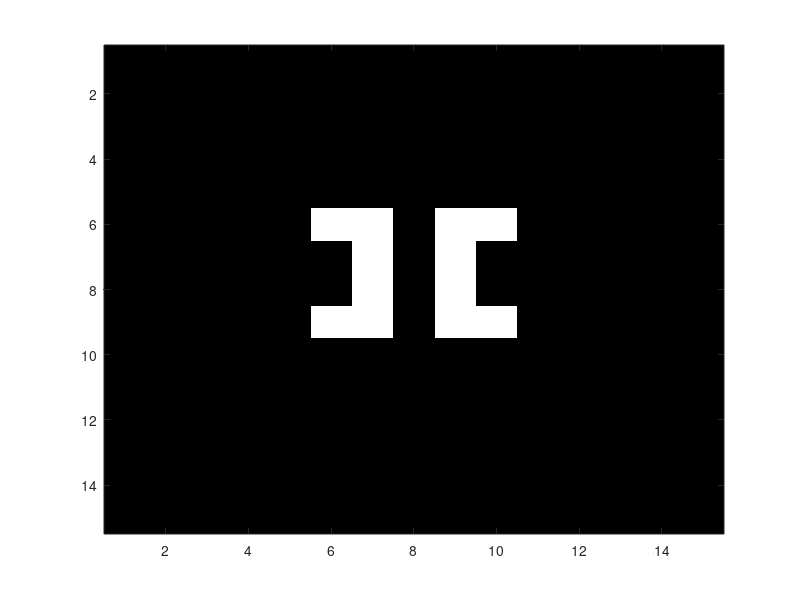

This chart was generated by the following MATLAB code:
%--------------------------PART-E----------------------------
%--------------Optional mirror table 24th gen----------------

%Initial matrix
table = [0, 0, 0, 0, 0, 0, 0, 0, 0, 0, 0, 0, 0, 0, 0; 
         0, 0, 0, 0, 0, 0, 0, 0, 0, 0, 0, 0, 0, 0, 0; 
         0, 0, 0, 0, 0, 0, 0, 0, 0, 0, 0, 0, 0, 0, 0; 
         0, 0, 0, 0, 0, 0, 0, 0, 0, 0, 0, 0, 0, 0, 0; 
         0, 0, 0, 0, 0, 0, 0, 0, 0, 0, 0, 0, 0, 0, 0; 
         0, 0, 0, 0, 0, 1, 1, 0, 1, 1, 0, 0, 0, 0, 0; 
         0, 0, 0, 0, 0, 0, 1, 0, 1, 0, 0, 0, 0, 0, 0; 
         0, 0, 0, 0, 0, 0, 1, 0, 1, 0, 0, 0, 0, 0, 0; 
         0, 0, 0, 0, 0, 1, 1, 0, 1, 1, 0, 0, 0, 0, 0; 
         0, 0, 0, 0, 0, 0, 0, 0, 0, 0, 0, 0, 0, 0, 0; 
         0, 0, 0, 0, 0, 0, 0, 0, 0, 0, 0, 0, 0, 0, 0; 
         0, 0, 0, 0, 0, 0, 0, 0, 0, 0, 0, 0, 0, 0, 0; 
         0, 0, 0, 0, 0, 0, 0, 0, 0, 0, 0, 0, 0, 0, 0; 
         0, 0, 0, 0, 0, 0, 0, 0, 0, 0, 0, 0, 0, 0, 0; 
         0, 0, 0, 0, 0, 0, 0, 0, 0, 0, 0, 0, 0, 0, 0];

%Find the dimensions of the initial matrix so that the code works for any
%matrix of size MxN 
[r, c] = size(table);

%Output matrix containing final result 
%Needed because otherwise we will be altering the initial matrix as we go
output4 = zeros(15, 15);

for n = 1:24
    %Loops through every element in the entire matrix
    for i = 1:r
        for j = 1:c
    
            %Reset the sum back to zero for every element
            sum = 0;
    
            %Conditional statements to check each position (if there exists)
            %neighboring the center piece is a 1
            %Adds 1 to sum to keep track of total neighbors that is a 1
            if i ~= 1 && j ~= 1 && table(i-1, j-1) == 1
                sum = sum + 1;
            end
            if i ~= 1 && table(i-1, j) == 1
                sum = sum + 1;
            end
            if i ~= 1 && j ~= c && table(i-1, j+1) == 1
                sum = sum + 1;
            end
            if j ~= 1 && table(i, j-1) == 1
                sum = sum + 1;
            end
            if j ~= c && table(i, j+1) == 1
                sum = sum + 1;
            end
            if i ~= r && j ~= 1 && table(i+1, j-1) == 1
                sum = sum + 1;
            end
            if i ~= r && table(i+1, j) == 1
                sum = sum + 1;
            end
            if i ~= r && j ~= c && table(i+1, j+1) == 1
                sum = sum + 1;
            end
    
            %Conditional statements to check the four rules of the game
            %Updates output accordingly
            if table(i, j) == 1
                if sum < 2 || sum > 3
                    outpu4(i, j) = 0;
                else 
                    output4(i, j) = 1;
                end
            else
                if sum == 3
                    output4(i, j) = 1;
                else
                    output4(i, j) = 0;
                end
            end
        end
    end
    table = output4;
end

%Display the final output matrix to the screen
disp(output4)
imagesc(output4)
colormap(gray)